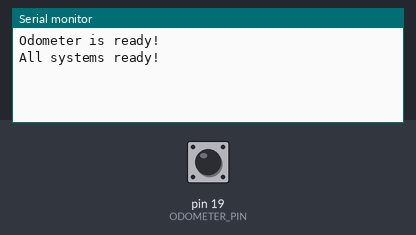
The sketch below on a simulated Arduino Mega 2560, built with avr-gcc and run on an emulated ATmega2560. On the bench: the last lines printed to the serial monitor. The inputs (shaded band) are chosen by the test bench; at power-on: pin 19 (ODOMETER_PIN) HIGH.

Above: at 1.2 s.
1.3 s: pin 19 (ODOMETER_PIN) pulled LOW for 0.15 s
At 2.3 s:
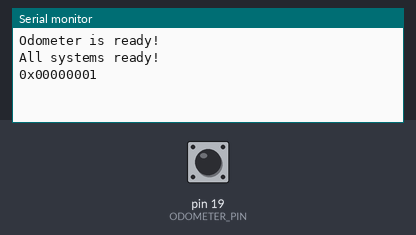
2.9 s: pin 19 (ODOMETER_PIN) pulled LOW for 1 s
At 3.5 s:
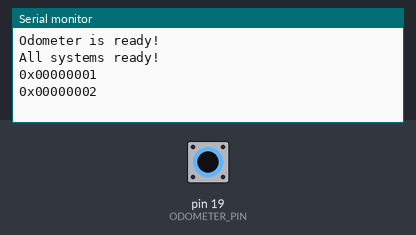
5.4 s: pin 19 (ODOMETER_PIN) pulled LOW for 0.15 s
At 6.6 s:
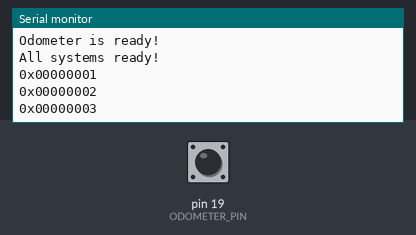

Measured:
- after the input at 1.3 s, the serial monitor: prints a new line at once (image 1)
- after the input at 2.9 s, the serial monitor: prints a new line at once (image 2)
- after the input at 5.4 s, the serial monitor: prints a new line at once (image 3)

The sketch:

demo_odometer.ino
```cpp
/*
 * file: demo_odometer.ino
 * created: 201600709
 * author(s): mr-augustine
 *
 * This file orchestrates the odometer demo. When the odometer detects a wheel
 * rotation, a message is printed.
 */
#include <stdint.h>

#include "kintobor.h"

/* The MAINLOOP_PERIOD_TICKS value should be some fraction of:
 * 16,000,000 / prescaler
 * Remember: the timer starts counting from zero; so subtract 1
 */
#define MAINLOOP_PERIOD_TICKS   6249    // loop period is 25 ms

uint32_t iterations;

volatile uint8_t system_timer_overflow = 0; // indicates mainloop overflow
/* Interrupt Service Routine that triggers when the main loop is running longer
 * than it should.
 */
ISR(TIMER1_OVF_vect) {
  system_timer_overflow = 1;
}

void setup() {
  if (init_all_subsystems()) {
    uwrite_print_buff("All systems ready!\r\n");
  } else {
    uwrite_print_buff("There was a subsystem failure\r\n");
    exit(0);
  }

  iterations = 0;

  configure_mainloop_timer();
  enable_mainloop_timer();
}


void loop() {
  TCNT1 = 0;

  system_timer_overflow = 0;

  iterations++;

  // Nothing to see here; the print message is handled by the interrupt
  // service routine in odometer.c
  //uint32_t ticks = odometer_get_fwd_count();
  //uwrite_print_buff("ticks: ");
  //uwrite_println_long(&ticks);

  /* Ensure that the main loop period is as long as we want it to be.
  * This means (1) triggering the main loop to restart when we notice it is
  * running too long, and (2) performing busy waiting if the instructions
  * above finish before the desired loop duration.
  */
  if (TCNT1 > MAINLOOP_PERIOD_TICKS) {
   //statevars.status |= STATUS_MAIN_LOOP_LATE;

   // Jump to the start of loop() by calling return. Normally we would use
   // continue to go to the beginning of a loop, but in this case, loop() is
   // a function. And when you return from loop() it gets called again by
   // main.cpp.
   return;
  }

  while (1) {
    // System timer reached 250,000
    if (system_timer_overflow) {
      break;
    }

    // Main loop timer reached 6250
    if (TCNT1 > MAINLOOP_PERIOD_TICKS) {
      break;
    }
  }

}

void configure_mainloop_timer(void) {
  cli();

  /* We need to use a timer to control how long our main loop iterations are.
   * Here we are configuring Timer1 because it is a "16-bit" timer, which would
   * allow use to count to values greater than the usual (2^8)-1. For a
   * prescale value of 64, the timer will count up to 16,000,000/64 = 250,000.
   * This gives us a timer period of 250,000 ticks/sec = 4 microseconds/tick.
   * Suppose we want the main loop to run 40 times per second (40 Hz), we would
   * need to restart the loop when Timer1 reaches the value: 250,000/40 = 6250.
   * See Atmel datasheet for Mega, Section 17.11
   */
  TCCR1A = 0b00000000; // Normal operation; no waveform generation by default
  TCCR1B = 0b00000011; // No input capture, waveform gen; prescaler = 64
  TCCR1C = 0b00000000; // No output compare
  TIMSK1 = 0b00000000; // Ensure overflow interrupt is disabled for now

  sei();

  return;
}

void enable_mainloop_timer(void) {
  TIMSK1 = 0b00000001;

  return;
}

uint8_t init_all_subsystems(void) {
  uwrite_init();

  if (!odometer_init()) {
    uwrite_print_buff("Odometer couldn't be initialized\r\n");
    return 0;
  } else {
    uwrite_print_buff("Odometer is ready!\r\n");
  }

  return 1;
}
```

kintobor.c
```cpp
/*
 * file: kintobor.c
 * created: 20160709
 * author(s): mr-augustine
 *
 * The kintobor implementation file defines all of the robot's higher-order
 * functions.
 */
#include "kintobor.h"

// No higher-order functions for this demo
```

kintobor.h
```cpp
/*
 * file: kintobor.h
 * created: 20160708
 * author(s): mr-augustine
 *
 * The kintobor header file lists function prototypes for all of the robot's
 * higher-order functions.
 */
#ifndef _KINTOBOR_H_
#define _KINTOBOR_H

#include "odometer.h"
#include "uwrite.h"

#define ROBOT_NAME          ("kintobor")
#define METERS_PER_TICK     0.000012345

#ifdef __cplusplus
extern "C" {
  // No higher-order functions for this demo
}
#endif // #ifdef __cplusplus

#endif // #ifndef _KINTOBOR_H_
```

odometer.c
```cpp
/*
 * file: odometer.c
 * created: 20160709
 * author(s): mr-augustine
 *
 * Defines the functions used to operate the odometer. This library counts
 * the number rotations performed by the robot's drive gear; and stores the
 * value in a statevars variable.
 *
 * The rotations are detected by a hall effect sensor which observes a magnet
 * affixed to the drive gear.
 */
#include <avr/interrupt.h>
#include <avr/io.h>

#include "odometer.h"
#include "uwrite.h"

volatile static uint32_t fwd_count;
volatile static uint32_t rev_count;
static Wheel_Direction wheel_turn_direction;

ISR(ODOMETER_ISR_VECT) {
  // TODO Decide if we should only increment when the mission has started
  // Increment the approriate count variable (fwd_count or rev_count)
  if (wheel_turn_direction == Direction_Forward) {
    fwd_count++;
    uwrite_println_long(&fwd_count);
  } else {
    rev_count++;
  }
}

uint8_t odometer_init(void) {
  // Turn on the pull-up resistor for the odometer pin
  ODOMETER_PORT |= (1 << ODOMETER_PIN);

  // Set the odometer pin as an input
  ODOMETER_DDR &= ~(1 << ODOMETER_PIN);

  // Set the External Interrupt to Falling Edge
  // The odometer pin is normally high when the magnet is not present, and then
  // becomes low when the magnet passes in front of it.
  // See Table 15-1 in the Atmel specs
  EICRA &= ~(1 << ISC20);
  EICRA |= (1 << ISC21);

  // Enable interrupts on odometer pin
  EIMSK |= (1 << ODOMETER_INTERRUPT_MASK_PIN);

  odometer_reset();
  wheel_turn_direction = Direction_Forward;

  return 1;
}

void odometer_reset(void) {
    odometer_reset_fwd_count();
    odometer_reset_rev_count();

    return;
}

void odometer_reset_fwd_count(void) {
  fwd_count = 0;

  return;
}

void odometer_reset_rev_count(void) {
  rev_count = 0;

  return;
}

void odometer_set_direction(Wheel_Direction wd) {
  wheel_turn_direction = wd;

  return;
}

uint32_t odometer_get_fwd_count(void) {
  return fwd_count;
}

uint32_t odometer_get_rev_count(void) {
  return rev_count;
}
```

odometer.h
```cpp
/*
 * file: odometer.h
 * created: 20160709
 * author(s): mr-augustine
 *
 * Lists the functions used to initialize and update the odometer.
 *
 * The extern "C" construct allows the main Arduino program to use the
 * functions declared below.
 */
#ifndef _ODOMETER_H_
#define _ODOMETER_H_

#include <avr/io.h>

#include "pins.h"

#define ODOMETER_ISR_VECT             INT2_vect
#define ODOMETER_INTERRUPT_MASK_PIN   INT2

typedef enum {
  Direction_Forward,
  Direction_Reverse
} Wheel_Direction;

#ifdef __cplusplus
extern "C" {
  uint8_t odometer_init(void);
  void odometer_reset(void);
  void odometer_reset_fwd_count(void);
  void odometer_reset_rev_count(void);
  void odometer_set_direction(Wheel_Direction wd);
  uint32_t odometer_get_fwd_count(void);
  uint32_t odometer_get_rev_count(void);
}
#endif // #ifdef __cplusplus

#endif // #ifndef _GPS_H_
```

uwrite.c
```cpp
/*
 * file: uwrite.c
 * created: 20160708
 * author(s): mr-augustine
 *
 * Defines the functions used to write text and values to the serial port.
 * This library was implemented to help create debug print statements.
 */
#include <avr/interrupt.h>
#include <avr/io.h>
#include <stdio.h>

#include "uwrite.h"

#define TX_REG_NOT_READY() (!(UCSR0A & (1 << UDRE0)))

static uint8_t uwrite_initialized;
static char buffer[BUFF_SIZE];

// TODO: Verify that the registers are set the way you expect them to be
// in case some other library decides to change them.
/* Configures the hardware to enable USART transmission and a baud rate
 * of 115200 bps
 */
uint8_t uwrite_init(void) {
  // Disable interrupts before configuring USART
  cli();

  UCSR0B = 0;
  UBRR0L = 0;

  // Enable transmitting
  UCSR0B = (1 << TXEN0);

  // 8-bit character size, asynchronous USART, no partity,
  // 1 stop bit already set by default in UCSR0C

  // Set baud rate to 115200
  // f_osc / (UBRRn + 1) == 115200
  // See Table 20.7 in the Atmel specs
  UBRR0H = 0;
  UBRR0L = 8;

  // Re-enable interrupts after USART configuration is complete
  sei();

  uwrite_initialized = 1;

  return uwrite_initialized;
}

/*
 * Prints a character buffer to the USART port.
 * Assumes the character buffer is null-terminated.
 *
 * char_buff: a null-terminated character buffer
 */
void uwrite_print_buff(char * char_buff) {
  if (uwrite_initialized) {

    while (*char_buff != 0) {
      // Wait until the transmit data register is ready
      while TX_REG_NOT_READY() {;}

      UDR0 = *char_buff;
      char_buff++;
    }
  }

  return;
}

/*
 * Prints a byte to the USART port as a hex value with a leading '0x'
 * followed by a carriage return and newline.
 *
 * a_byte: a pointer to a byte value
 */
void uwrite_println_byte(void * a_byte) {
  if (uwrite_initialized) {
    char * char_ptr = buffer;

    snprintf(buffer, BUFF_SIZE, "0x%02X\r\n", *((char *) a_byte));

    while (*char_ptr != 0) {
      while TX_REG_NOT_READY() {;}

        UDR0 = *char_ptr;
        char_ptr++;
      }
    }

  return;
}

/*
 * Prints a short to the USART port as a hex value with a leading '0x'
 * followed by a carriage return and newline.
 *
 * a_short: a pointer to a short value
 */
void uwrite_println_short(void * a_short) {
  if (uwrite_initialized) {
    char * char_ptr = buffer;

    snprintf(buffer, BUFF_SIZE, "0x%04X\r\n", *((uint16_t *) a_short));

    while (*char_ptr != 0) {
      while TX_REG_NOT_READY() {;}

      UDR0 = *char_ptr;
      char_ptr++;
    }
  }

  return;
}

/*
 * Prints a long to the USART port as a hex value with a leading '0x'
 * followed by a carriage return and newline.
 *
 * a_long: a pointer to a long value
 */
void uwrite_println_long(void * a_long) {
  if (uwrite_initialized) {
    char * char_ptr = buffer;

    snprintf(buffer, BUFF_SIZE, "0x%08lX\r\n", *((uint32_t *) a_long));

    while (*char_ptr != 0) {
      while TX_REG_NOT_READY() {;}

      UDR0 = *char_ptr;
      char_ptr++;
    }
  }

  return;
}
```

uwrite.h
```cpp
/*
 * file: uwrite.h
 * created: 20160708
 * author(s): mr-augustine
 *
 * Lists the functions used to write text and values to the serial port.
 * This library was implemented to help create debug print statements.
 *
 * The extern "C" construct allows the main Arduino program to use the
 * functions declared below.
 */
#ifndef _UWRITE_H_
#define _UWRITE_H_

#define BUFF_SIZE 16

#ifdef __cplusplus
extern "C" {
  uint8_t uwrite_init(void);
  void uwrite_print_buff(char * char_buff);
  void uwrite_println_byte(void * a_byte);
  void uwrite_println_short(void * a_short);
  void uwrite_println_long(void * a_long);
}
#endif // #ifdef __cplusplus

#endif // #ifndef _UWRITE_H_
```

pins.h
```cpp
/*
 * file: pins.h
 * created: 20160708
 * author(s): mr-augustine
 *
 * Defines the pins used on the Arduino Mega.
 *
 * Every physical wire connected to the Arduino is plugged into a pin.
 * And for each occupied pin, we define:
 *   (1) the PORT it is on
 *   (2) the Data Direction Register associated with that PORT
 *   (3) the PORT's Pin Vector
 *   (4) the Pin Vector address for the bit associated with the physical pin
 */
#ifndef _PINS_H_
#define _PINS_H_

#include <avr/io.h>                 // For the pin names (e.g., PB2)

////////////////////////////////////////////////////////////////////////////////
// ODOMETER
#define ODOMETER_PORT         PORTD
#define ODOMETER_DDR          DDRD
#define ODOMETER_PINVEC       PIND
#define ODOMETER_PIN          PD2   // Mega Digital Pin 19
// TODO Switch the GPS pins to something else; say 16 and 17

////////////////////////////////////////////////////////////////////////////////
// USART WRITE
// Keep these pins unoccupied       // Mega Digital Pin 0
                                    // Mega Digital Pin 1

#endif // #ifndef _PINS_H_
```
